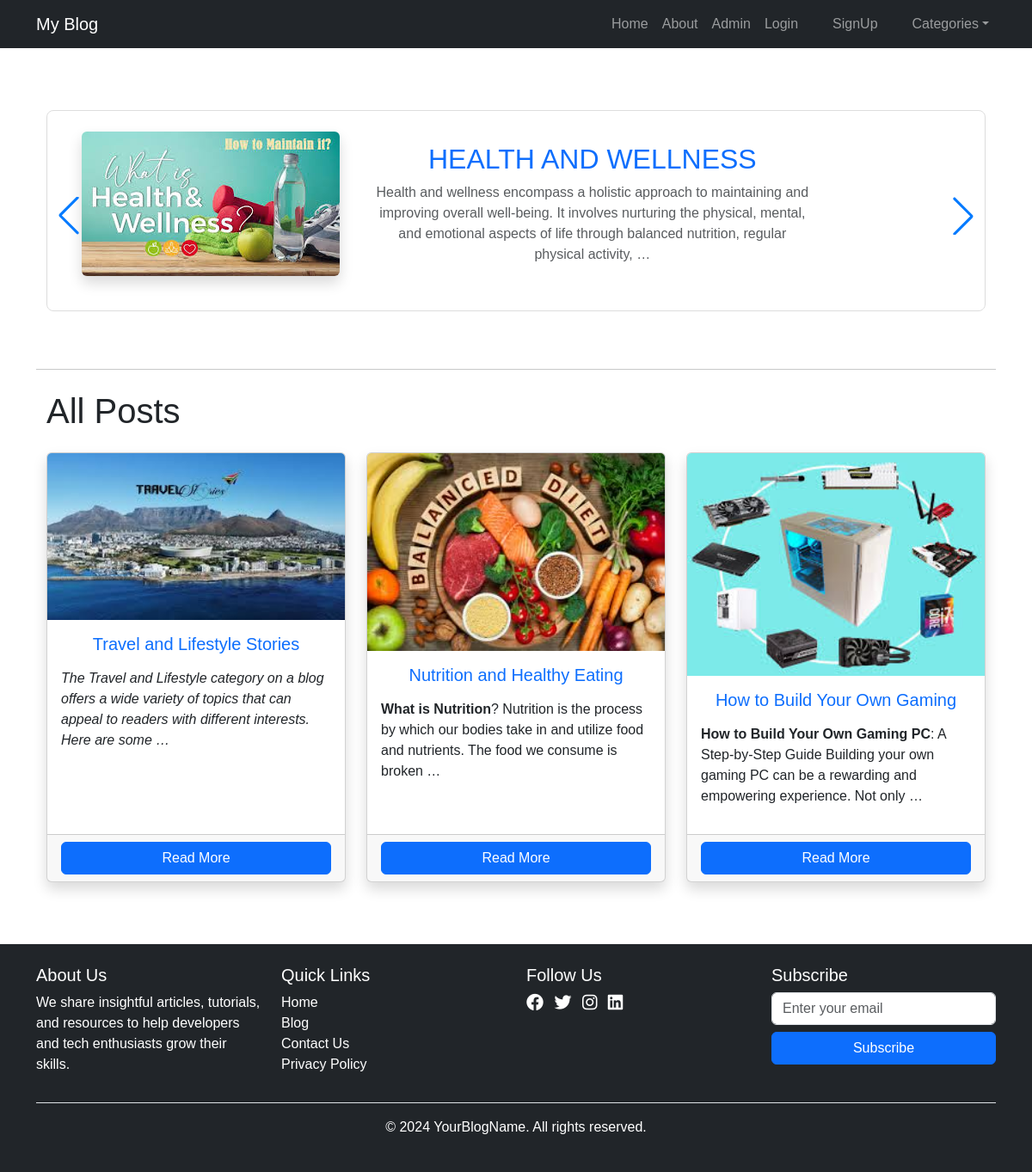
The app's page /, older data.
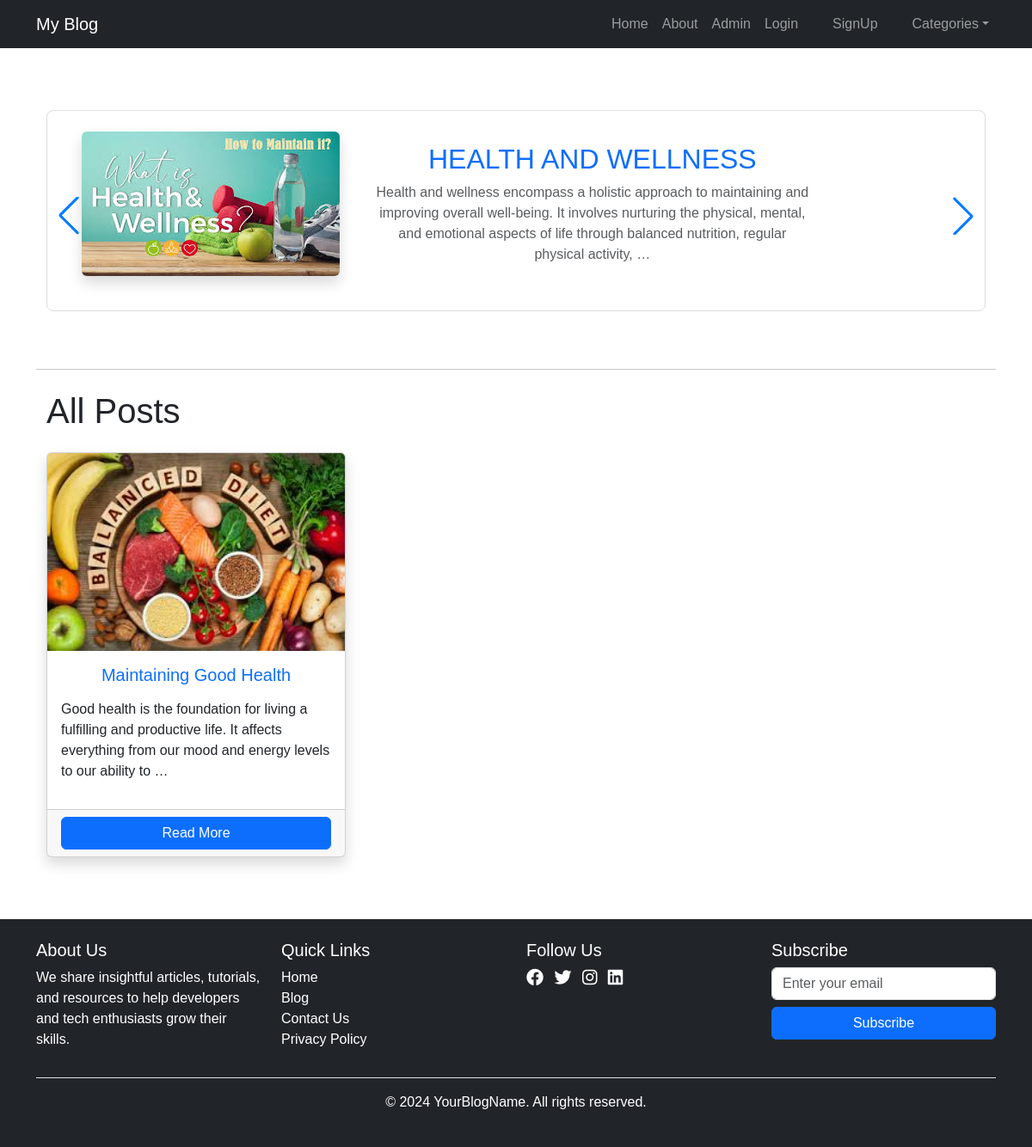
The same page, newer data.
### blog/models.py (models this page shows, shortened)
class Category(models.Model):
    name = models.CharField(max_length=255)
    slug = models.SlugField(unique=True)
    image = models.ImageField(upload_to='category_images/', blank=True, null=True)
    description = models.TextField(blank=True, null=True)

class Post(models.Model):
    title = models.CharField(max_length=255)
    slug = models.SlugField(unique=True)
    author = models.ForeignKey(User, on_delete=models.CASCADE)
    category = models.ForeignKey(Category, on_delete=models.CASCADE)
    content =  HTMLField()
    post_image = models.ImageField(upload_to='post_images/', null=True, blank=True)
    published_date = models.DateTimeField(auto_now_add=True)
    updated_date = models.DateTimeField(auto_now=True)
    is_published = models.BooleanField(default=False)

### blog/views.py (the view)
# urls.py: path('',views.PostListView.as_view(), name='post_list'),
class PostListView(ListView):
    model = Post
    template_name = 'blog/post_list.html'
    context_object_name = 'posts'
    paginate_by = 5
    def get_context_data(self, **kwargs):
       context = super().get_context_data(**kwargs)
       context['categories'] = Category.objects.all()
       return context
    def get_queryset(self):
        return Post.objects.filter(is_published=True).order_by('-published_date')

### blog/templates/blog/post_list.html (shortened to what this page needs)
{% extends 'base.html' %}
{% block header %}
<header class="blog-header">
    <div class="container text-center mt-5">
        <div class="swiper" style="gap: 3rem;">
            <div class="swiper-wrapper">
                {% for category in categories %}
                <div class="swiper-slide">
                    <div class="row align-items-center">
                        <div class="col-md-4 mb-3">
                            {% if category.image %}
                                <img
                                    src="{{ category.image.url }}"
                                    alt="{{ category.name }}"
                                    class="img-fluid rounded shadow">
                            {% else %}
                                <p class="text-white">No image available</p>
                            {% endif %}
                        </div>
                        <div class="col-md-6 text-center">
                            <a href="{% url 'blog:category_data' category.slug %}" class="text-decoration-none">
                                <h2 class="text-uppercase text-primary">{{ category.name }}</h2>
                            </a>
                            <p class="text-muted d-none d-md-block">
                                {{ category.description|truncatewords_html:30|safe }}
                            </p>
                        </div>
                    </div>
                </div>
                {% endfor %}
            </div>
            <div class="swiper-button-next"></div>
            <div class="swiper-button-prev"></div>
        </div>
    </div>
</header>
<div class="my-4">
    <hr>
</div>
{% endblock %}
{% block content %}
<div class="container">
    <h1 class="mb-4">All Posts</h1>
    <div class="row">
        {% for post in object_list %}
        <div class="col-md-4 col-sm-6 col-12 mb-4">
            <div class="card h-100 shadow post-card">
                <img
                    src="{{ post.post_image.url }}"
                    alt="{{ post.title }}"
                    class="card-img-top img-fluid">
                <div class="card-body">
                    <h5 class="card-title text-center text-primary">{{ post.title }}</h5>
                    <p class="card-text">{{ post.content|truncatewords_html:25|safe }}</p>
                </div>
                <div class="card-footer text-center">
                    <a
                        href="{% url 'blog:post_detail' post.pk post.slug %}"
                        class="btn btn-primary w-100">
                        Read More
                    </a>
                </div>
            </div>
        </div>
        {% endfor %}
    </div>
</div>
{% endblock %}

### templates/base.html (shortened to what this page needs)
{% load static %}
<!DOCTYPE html>
<html lang="en">
<head>
    <link href="https://cdnjs.cloudflare.com/ajax/libs/font-awesome/6.0.0-beta3/css/all.min.css" rel="stylesheet">
    <link href="https://cdn.jsdelivr.net/npm/bootstrap@5.3.0-alpha3/dist/css/bootstrap.min.css" rel="stylesheet">
    <link rel="stylesheet" href="https://cdn.jsdelivr.net/npm/swiper/swiper-bundle.min.css" />
    <link rel="stylesheet" href="{% static 'css/style.css' %}">
</head>
<body>
<div class="page-container">
    <nav class="navbar navbar-expand-lg navbar-dark bg-dark fixed-top">
        <div class="container">
            <a class="navbar-brand" href="#">My Blog</a>
            <div class="collapse navbar-collapse" id="navbarNav">
                <ul class="navbar-nav ms-auto">
                    <li class="nav-item"><a class="nav-link" href="/">Home</a></li>
                    <li class="nav-item"><a class="nav-link" href="#">About</a></li>
                    <li class="nav-item"><a class="nav-link" href="/admin">Admin</a></li>
                    <li class="nav-item">
                        {% if user.is_authenticated %}
                            <a href="#" class="nav-link me-4" onclick="event.preventDefault(); document.getElementById('logout-form').submit();" style="color: red;">Logout</a>
                            <form id="logout-form" action="{% url 'users:logout' %}" method="post" style="display: none;">
                                {% csrf_token %}
                            </form>
                        {% else %}
                            <a class="nav-link me-4" href="{% url 'users:login' %}">Login</a>
                        {% endif %}
                    </li>
                    <li class="nav-item">
                        <a class="nav-link me-4" href="{% url 'users:register' %}">SignUp</a>
                    </li>
                    <li class="nav-item dropdown">
                        <a class="nav-link dropdown-toggle" href="#" id="navbarDropdown" role="button" data-bs-toggle="dropdown" aria-expanded="false">Categories</a>
                    </li>
                </ul>
            </div>
        </div>
    </nav>
    <main class="content">
        <div class="container py-5">
            {% block header %}{% endblock %}
            {% block content %}{% endblock %}
        </div>
    </main>
    <footer class="footer bg-dark text-white py-4">
        <div class="container">
            <div class="row">
                <div class="col-md-3 mb-3">
                    <h5>About Us</h5>
                    <p>We share insightful articles, tutorials, and resources to help developers and tech enthusiasts grow their skills.</p>
                </div>
                <div class="col-md-3 mb-3">
                    <h5>Quick Links</h5>
                    <ul class="list-unstyled">
                        <li><a class="text-white text-decoration-none" href="#">Home</a></li>
                        <li><a class="text-white text-decoration-none" href="#">Blog</a></li>
                        <li><a class="text-white text-decoration-none" href="#">Contact Us</a></li>
                        <li><a class="text-white text-decoration-none" href="#">Privacy Policy</a></li>
                    </ul>
                </div>
                <div class="col-md-3 mb-3">
                    <h5>Follow Us</h5>
                    <div>
                        <a href="#" class="text-white me-2" aria-label="Facebook"><i class="fab fa-facebook fa-lg"></i></a>
                        <a href="#" class="text-white me-2" aria-label="Twitter"><i class="fab fa-twitter fa-lg"></i></a>
                        <a href="#" class="text-white me-2" aria-label="Instagram"><i class="fab fa-instagram fa-lg"></i></a>
                        <a href="#" class="text-white" aria-label="LinkedIn"><i class="fab fa-linkedin fa-lg"></i></a>
                    </div>
                </div>
                <div class="col-md-3 mb-3">
                    <h5>Subscribe</h5>
                    <form action="#" method="POST">
                        <input type="email" class="form-control mb-2" placeholder="Enter your email" required>
                        <button type="submit" class="btn btn-primary w-100">Subscribe</button>
                    </form>
                </div>
            </div>
            <div class="text-center py-3 border-top">
                <p class="mb-0">&copy; 2024 YourBlogName. All rights reserved.</p>
            </div>
        </div>
    </footer>
</div>
</body>
</html>

### static/css/style.css (style rules this page uses)
body { margin: 0; font-family: Arial, sans-serif; }
.blog-header { padding: 2rem 0; }
.swiper { display: flex; justify-content: center; align-items: center; width: 100%; overflow: hidden; max-width: 1200px; }
.swiper-wrapper { gap: 2rem; display: flex; }
.swiper-slide { flex: 0 0 100%; display: flex; flex-direction: row; align-items: center; gap: 1rem; padding: 1.5rem; width: 100%; border: 1px solid #ddd; border-radius: 8px; background-color: #fff; transition: transform 0.3s ease, box-shadow 0.3s ease, background-color 0.3s ease; }
.post-card { transition: transform 0.3s ease, box-shadow 0.3s ease, background-color 0.3s ease; }
.post-card img { transition: transform 0.3s ease; }
.post-card .card-body .card-title { transition: color 0.3s ease; }

Row changes from the older to the newer data that the page shows:
removed Post: post_image (picture), title "Travel and Lifestyle Stories", content "The Travel and Lifestyle category on a blog offers a wide variety of topics that can appeal to readers with different interests. Here are some …"
removed Post: post_image (picture), title "Nutrition and Healthy Eating", content "What is Nutrition ? Nutrition is the process by which our bodies take in and utilize food and nutrients. The food we consume is broken …"
removed Post: post_image (picture), title "How to Build Your Own Gaming", content "How to Build Your Own Gaming PC : A Step-by-Step Guide Building your own gaming PC can be a rewarding and empowering experience. Not only …"
added Post: post_image (picture), title "Maintaining Good Health", content "Good health is the foundation for living a fulfilling and productive life. It affects everything from our mood and energy levels to our ability to …"
